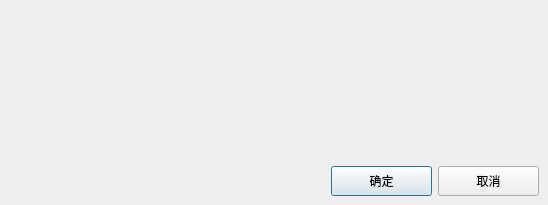
<?xml version="1.0" encoding="UTF-8"?>
<ui version="4.0">
 <class>MessageDialog</class>
 <widget class="QDialog" name="MessageDialog">
  <property name="geometry">
   <rect>
    <x>0</x>
    <y>0</y>
    <width>548</width>
    <height>205</height>
   </rect>
  </property>
  <property name="windowTitle">
   <string>Dialog</string>
  </property>
  <layout class="QVBoxLayout" name="verticalLayout">
   <property name="leftMargin">
    <number>0</number>
   </property>
   <property name="topMargin">
    <number>0</number>
   </property>
   <property name="rightMargin">
    <number>0</number>
   </property>
   <property name="bottomMargin">
    <number>0</number>
   </property>
   <item>
    <widget class="QWidget" name="widget_title" native="true">
     <property name="minimumSize">
      <size>
       <width>0</width>
       <height>34</height>
      </size>
     </property>
     <property name="maximumSize">
      <size>
       <width>16777215</width>
       <height>34</height>
      </size>
     </property>
     <layout class="QHBoxLayout" name="horizontalLayout_2">
      <property name="spacing">
       <number>0</number>
      </property>
      <property name="leftMargin">
       <number>0</number>
      </property>
      <property name="topMargin">
       <number>0</number>
      </property>
      <property name="rightMargin">
       <number>0</number>
      </property>
      <property name="bottomMargin">
       <number>0</number>
      </property>
      <item>
       <widget class="QLabel" name="lab_Ico">
        <property name="minimumSize">
         <size>
          <width>30</width>
          <height>30</height>
         </size>
        </property>
        <property name="maximumSize">
         <size>
          <width>30</width>
          <height>30</height>
         </size>
        </property>
        <property name="text">
         <string/>
        </property>
        <property name="alignment">
         <set>Qt::AlignCenter</set>
        </property>
       </widget>
      </item>
      <item>
       <widget class="QLabel" name="lab_Title">
        <property name="minimumSize">
         <size>
          <width>0</width>
          <height>25</height>
         </size>
        </property>
        <property name="maximumSize">
         <size>
          <width>16777215</width>
          <height>25</height>
         </size>
        </property>
        <property name="text">
         <string/>
        </property>
       </widget>
      </item>
     </layout>
    </widget>
   </item>
   <item>
    <layout class="QHBoxLayout" name="horizontalLayout">
     <property name="leftMargin">
      <number>9</number>
     </property>
     <property name="topMargin">
      <number>9</number>
     </property>
     <property name="rightMargin">
      <number>9</number>
     </property>
     <property name="bottomMargin">
      <number>9</number>
     </property>
     <item>
      <widget class="QLabel" name="label_info_icon">
       <property name="minimumSize">
        <size>
         <width>25</width>
         <height>25</height>
        </size>
       </property>
       <property name="maximumSize">
        <size>
         <width>25</width>
         <height>25</height>
        </size>
       </property>
       <property name="text">
        <string/>
       </property>
      </widget>
     </item>
     <item>
      <widget class="QLabel" name="label_info">
       <property name="sizePolicy">
        <sizepolicy hsizetype="Expanding" vsizetype="Expanding">
         <horstretch>0</horstretch>
         <verstretch>0</verstretch>
        </sizepolicy>
       </property>
       <property name="text">
        <string/>
       </property>
       <property name="alignment">
        <set>Qt::AlignCenter</set>
       </property>
      </widget>
     </item>
    </layout>
   </item>
   <item>
    <layout class="QHBoxLayout" name="horizontalLayout_3">
     <property name="leftMargin">
      <number>9</number>
     </property>
     <property name="topMargin">
      <number>9</number>
     </property>
     <property name="rightMargin">
      <number>9</number>
     </property>
     <property name="bottomMargin">
      <number>9</number>
     </property>
     <item>
      <spacer name="horizontalSpacer">
       <property name="orientation">
        <enum>Qt::Horizontal</enum>
       </property>
       <property name="sizeHint" stdset="0">
        <size>
         <width>40</width>
         <height>20</height>
        </size>
       </property>
      </spacer>
     </item>
     <item>
      <widget class="QPushButton" name="btnOK">
       <property name="minimumSize">
        <size>
         <width>101</width>
         <height>30</height>
        </size>
       </property>
       <property name="text">
        <string>确定</string>
       </property>
      </widget>
     </item>
     <item>
      <widget class="QPushButton" name="btnCancel">
       <property name="minimumSize">
        <size>
         <width>101</width>
         <height>30</height>
        </size>
       </property>
       <property name="text">
        <string>取消</string>
       </property>
      </widget>
     </item>
    </layout>
   </item>
  </layout>
 </widget>
 <resources/>
 <connections/>
</ui>
